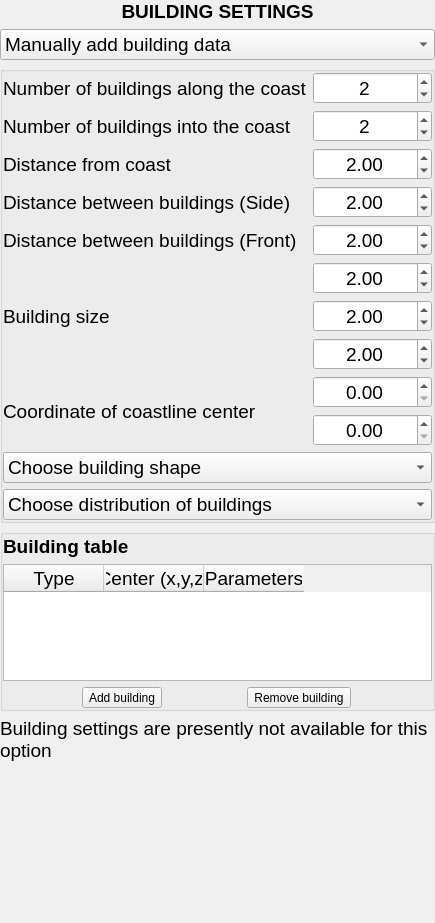
<?xml version="1.0" encoding="UTF-8"?>
<ui version="4.0">
 <class>buildings</class>
 <widget class="QFrame" name="buildings">
  <property name="geometry">
   <rect>
    <x>0</x>
    <y>0</y>
    <width>362</width>
    <height>923</height>
   </rect>
  </property>
  <property name="windowTitle">
   <string>Frame</string>
  </property>
  <layout class="QVBoxLayout" name="verticalLayout_4">
   <property name="leftMargin">
    <number>0</number>
   </property>
   <property name="topMargin">
    <number>0</number>
   </property>
   <property name="rightMargin">
    <number>0</number>
   </property>
   <property name="bottomMargin">
    <number>0</number>
   </property>
   <item>
    <widget class="QLabel" name="Lbl_H1">
     <property name="font">
      <font>
       <pointsize>14</pointsize>
      </font>
     </property>
     <property name="text">
      <string>&lt;html&gt;&lt;head/&gt;&lt;body&gt;&lt;p&gt;&lt;span style=&quot; font-weight:600;&quot;&gt;BUILDING SETTINGS&lt;/span&gt;&lt;/p&gt;&lt;/body&gt;&lt;/html&gt;</string>
     </property>
     <property name="alignment">
      <set>Qt::AlignCenter</set>
     </property>
    </widget>
   </item>
   <item>
    <widget class="QComboBox" name="CmB_BuildData">
     <property name="font">
      <font>
       <pointsize>14</pointsize>
      </font>
     </property>
     <property name="toolTip">
      <string>Select how building data will be provided</string>
     </property>
     <item>
      <property name="text">
       <string>Manually add building data</string>
      </property>
     </item>
     <item>
      <property name="text">
       <string>Parameterized building data</string>
      </property>
     </item>
     <item>
      <property name="text">
       <string>Extract building data from LIDAR</string>
      </property>
     </item>
    </widget>
   </item>
   <item>
    <widget class="QGroupBox" name="GroupPara">
     <property name="title">
      <string/>
     </property>
     <layout class="QVBoxLayout" name="verticalLayout_2">
      <property name="leftMargin">
       <number>0</number>
      </property>
      <property name="topMargin">
       <number>0</number>
      </property>
      <property name="rightMargin">
       <number>0</number>
      </property>
      <property name="bottomMargin">
       <number>0</number>
      </property>
      <item>
       <layout class="QGridLayout" name="GLY_Parametric">
        <item row="2" column="1">
         <widget class="QDoubleSpinBox" name="DSpBx_CoastDist">
          <property name="font">
           <font>
            <pointsize>14</pointsize>
           </font>
          </property>
          <property name="toolTip">
           <string>Distance of the building from the coast</string>
          </property>
          <property name="alignment">
           <set>Qt::AlignCenter</set>
          </property>
          <property name="decimals">
           <number>2</number>
          </property>
          <property name="value">
           <double>2.000000000000000</double>
          </property>
         </widget>
        </item>
        <item row="0" column="0">
         <widget class="QLabel" name="Lbl_NumBuildX">
          <property name="font">
           <font>
            <pointsize>14</pointsize>
           </font>
          </property>
          <property name="text">
           <string>Number of buildings along the coast</string>
          </property>
         </widget>
        </item>
        <item row="4" column="0">
         <widget class="QLabel" name="Lbl_BuildDistY">
          <property name="font">
           <font>
            <pointsize>14</pointsize>
           </font>
          </property>
          <property name="text">
           <string>Distance between buildings (Front)</string>
          </property>
         </widget>
        </item>
        <item row="3" column="1">
         <widget class="QDoubleSpinBox" name="DSpBx_BuildDistX">
          <property name="font">
           <font>
            <pointsize>14</pointsize>
           </font>
          </property>
          <property name="toolTip">
           <string>Distance between buildings along the coast</string>
          </property>
          <property name="alignment">
           <set>Qt::AlignCenter</set>
          </property>
          <property name="decimals">
           <number>2</number>
          </property>
          <property name="value">
           <double>2.000000000000000</double>
          </property>
         </widget>
        </item>
        <item row="1" column="1">
         <widget class="QDoubleSpinBox" name="DSpBx_NumBuildY">
          <property name="font">
           <font>
            <pointsize>14</pointsize>
           </font>
          </property>
          <property name="toolTip">
           <string>Number of rows of buildings into the coast</string>
          </property>
          <property name="alignment">
           <set>Qt::AlignCenter</set>
          </property>
          <property name="decimals">
           <number>0</number>
          </property>
          <property name="value">
           <double>2.000000000000000</double>
          </property>
         </widget>
        </item>
        <item row="3" column="0">
         <widget class="QLabel" name="Lbl_BuildDistX">
          <property name="font">
           <font>
            <pointsize>14</pointsize>
           </font>
          </property>
          <property name="text">
           <string>Distance between buildings (Side)</string>
          </property>
         </widget>
        </item>
        <item row="1" column="0">
         <widget class="QLabel" name="Lbl_NumBuildY">
          <property name="font">
           <font>
            <pointsize>14</pointsize>
           </font>
          </property>
          <property name="text">
           <string>Number of buildings into the coast</string>
          </property>
         </widget>
        </item>
        <item row="6" column="0" rowspan="2">
         <widget class="QLabel" name="Lbl_BuildSize_2">
          <property name="font">
           <font>
            <pointsize>14</pointsize>
           </font>
          </property>
          <property name="text">
           <string>Coordinate of coastline center</string>
          </property>
         </widget>
        </item>
        <item row="2" column="0">
         <widget class="QLabel" name="Lbl_CoastDist">
          <property name="font">
           <font>
            <pointsize>14</pointsize>
           </font>
          </property>
          <property name="text">
           <string>Distance from coast</string>
          </property>
         </widget>
        </item>
        <item row="0" column="1">
         <widget class="QDoubleSpinBox" name="DSpBx_NumBuildX">
          <property name="font">
           <font>
            <pointsize>14</pointsize>
           </font>
          </property>
          <property name="toolTip">
           <string>Number of columns of the buildings along the coast</string>
          </property>
          <property name="alignment">
           <set>Qt::AlignCenter</set>
          </property>
          <property name="decimals">
           <number>0</number>
          </property>
          <property name="value">
           <double>2.000000000000000</double>
          </property>
         </widget>
        </item>
        <item row="4" column="1">
         <widget class="QDoubleSpinBox" name="DSpBx_BuildDistY">
          <property name="font">
           <font>
            <pointsize>14</pointsize>
           </font>
          </property>
          <property name="toolTip">
           <string>Distance of the buildings (into the coast)</string>
          </property>
          <property name="alignment">
           <set>Qt::AlignCenter</set>
          </property>
          <property name="decimals">
           <number>2</number>
          </property>
          <property name="value">
           <double>2.000000000000000</double>
          </property>
         </widget>
        </item>
        <item row="5" column="0">
         <widget class="QLabel" name="Lbl_BuildSize">
          <property name="font">
           <font>
            <pointsize>14</pointsize>
           </font>
          </property>
          <property name="text">
           <string>Building size</string>
          </property>
         </widget>
        </item>
        <item row="5" column="1">
         <layout class="QVBoxLayout" name="verticalLayout_3">
          <item>
           <widget class="QDoubleSpinBox" name="DSpBx_BuildSize01">
            <property name="font">
             <font>
              <pointsize>14</pointsize>
             </font>
            </property>
            <property name="toolTip">
             <string>Building size parameter 01</string>
            </property>
            <property name="alignment">
             <set>Qt::AlignCenter</set>
            </property>
            <property name="decimals">
             <number>2</number>
            </property>
            <property name="maximum">
             <double>100000.000000000000000</double>
            </property>
            <property name="value">
             <double>2.000000000000000</double>
            </property>
           </widget>
          </item>
          <item>
           <widget class="QDoubleSpinBox" name="DSpBx_BuildSize02">
            <property name="font">
             <font>
              <pointsize>14</pointsize>
             </font>
            </property>
            <property name="toolTip">
             <string>Building size parameter 02</string>
            </property>
            <property name="alignment">
             <set>Qt::AlignCenter</set>
            </property>
            <property name="decimals">
             <number>2</number>
            </property>
            <property name="maximum">
             <double>100000.000000000000000</double>
            </property>
            <property name="value">
             <double>2.000000000000000</double>
            </property>
           </widget>
          </item>
          <item>
           <widget class="QDoubleSpinBox" name="DSpBx_BuildSize03">
            <property name="font">
             <font>
              <pointsize>14</pointsize>
             </font>
            </property>
            <property name="toolTip">
             <string>Building size parameter 03</string>
            </property>
            <property name="alignment">
             <set>Qt::AlignCenter</set>
            </property>
            <property name="decimals">
             <number>2</number>
            </property>
            <property name="maximum">
             <double>100000.000000000000000</double>
            </property>
            <property name="value">
             <double>2.000000000000000</double>
            </property>
           </widget>
          </item>
         </layout>
        </item>
        <item row="7" column="1">
         <widget class="QDoubleSpinBox" name="DSpBx_OffsetY">
          <property name="font">
           <font>
            <pointsize>14</pointsize>
           </font>
          </property>
          <property name="toolTip">
           <string>Distance from coast (into the coast)</string>
          </property>
          <property name="alignment">
           <set>Qt::AlignCenter</set>
          </property>
          <property name="decimals">
           <number>2</number>
          </property>
          <property name="maximum">
           <double>100000.000000000000000</double>
          </property>
          <property name="value">
           <double>0.000000000000000</double>
          </property>
         </widget>
        </item>
        <item row="6" column="1">
         <widget class="QDoubleSpinBox" name="DSpBx_OffsetX">
          <property name="font">
           <font>
            <pointsize>14</pointsize>
           </font>
          </property>
          <property name="toolTip">
           <string>Distance from coast (along the coast)</string>
          </property>
          <property name="alignment">
           <set>Qt::AlignCenter</set>
          </property>
          <property name="decimals">
           <number>2</number>
          </property>
          <property name="maximum">
           <double>100000.000000000000000</double>
          </property>
          <property name="value">
           <double>0.000000000000000</double>
          </property>
         </widget>
        </item>
       </layout>
      </item>
      <item>
       <widget class="QComboBox" name="CmB_BuildShape">
        <property name="font">
         <font>
          <pointsize>14</pointsize>
         </font>
        </property>
        <property name="toolTip">
         <string>Choose the building shape</string>
        </property>
        <item>
         <property name="text">
          <string>Choose building shape</string>
         </property>
        </item>
        <item>
         <property name="text">
          <string>Cuboid</string>
         </property>
        </item>
        <item>
         <property name="text">
          <string>Cylindrical</string>
         </property>
        </item>
        <item>
         <property name="text">
          <string>User-defined</string>
         </property>
        </item>
       </widget>
      </item>
      <item>
       <widget class="QComboBox" name="CmB_BuildDist">
        <property name="font">
         <font>
          <pointsize>14</pointsize>
         </font>
        </property>
        <property name="toolTip">
         <string>Choose distribution of buildings</string>
        </property>
        <item>
         <property name="text">
          <string>Choose distribution of buildings</string>
         </property>
        </item>
        <item>
         <property name="text">
          <string>Simple</string>
         </property>
        </item>
        <item>
         <property name="text">
          <string>Staggered</string>
         </property>
        </item>
       </widget>
      </item>
     </layout>
    </widget>
   </item>
   <item>
    <widget class="QGroupBox" name="GroupNonpara">
     <property name="title">
      <string/>
     </property>
     <layout class="QVBoxLayout" name="verticalLayout">
      <property name="leftMargin">
       <number>0</number>
      </property>
      <property name="topMargin">
       <number>0</number>
      </property>
      <property name="rightMargin">
       <number>0</number>
      </property>
      <property name="bottomMargin">
       <number>0</number>
      </property>
      <item>
       <widget class="QLabel" name="Lbl_Building">
        <property name="font">
         <font>
          <pointsize>14</pointsize>
          <weight>75</weight>
          <bold>true</bold>
         </font>
        </property>
        <property name="focusPolicy">
         <enum>Qt::ClickFocus</enum>
        </property>
        <property name="text">
         <string>&lt;html&gt;&lt;head/&gt;&lt;body&gt;&lt;p&gt;Building table&lt;/p&gt;&lt;/body&gt;&lt;/html&gt;</string>
        </property>
       </widget>
      </item>
      <item>
       <widget class="QTableWidget" name="Tbl_Building">
        <property name="font">
         <font>
          <pointsize>14</pointsize>
         </font>
        </property>
        <property name="toolTip">
         <string>Table of building position data</string>
        </property>
        <property name="toolTipDuration">
         <number>10000</number>
        </property>
        <column>
         <property name="text">
          <string>Type</string>
         </property>
        </column>
        <column>
         <property name="text">
          <string>Center (x,y,z)</string>
         </property>
        </column>
        <column>
         <property name="text">
          <string>Parameters</string>
         </property>
        </column>
       </widget>
      </item>
      <item>
       <layout class="QHBoxLayout" name="HLY_AddBuild">
        <item>
         <widget class="QToolButton" name="Btn_AddBuild">
          <property name="toolTip">
           <string>Add building data</string>
          </property>
          <property name="toolTipDuration">
           <number>10000</number>
          </property>
          <property name="text">
           <string>Add building</string>
          </property>
         </widget>
        </item>
        <item>
         <widget class="QToolButton" name="Btn_RemBuild">
          <property name="toolTip">
           <string>Remove building data</string>
          </property>
          <property name="toolTipDuration">
           <number>10000</number>
          </property>
          <property name="text">
           <string>Remove building</string>
          </property>
         </widget>
        </item>
       </layout>
      </item>
     </layout>
    </widget>
   </item>
   <item>
    <widget class="QLabel" name="Lbl_Notice">
     <property name="font">
      <font>
       <pointsize>14</pointsize>
      </font>
     </property>
     <property name="text">
      <string>Building settings are presently not available for this 
option</string>
     </property>
    </widget>
   </item>
   <item>
    <spacer name="verticalSpacer">
     <property name="orientation">
      <enum>Qt::Vertical</enum>
     </property>
     <property name="sizeHint" stdset="0">
      <size>
       <width>20</width>
       <height>236</height>
      </size>
     </property>
    </spacer>
   </item>
  </layout>
 </widget>
 <resources/>
 <connections/>
</ui>
